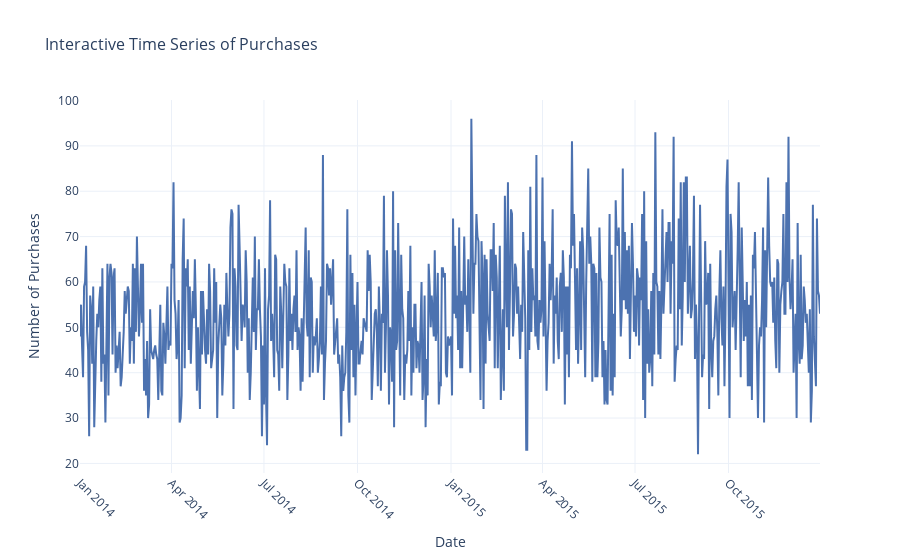

The code cell stored with this chart in its notebook:
### Code cell
# Group by date and count the number of transactions per day
daily_counts = data.groupby(data['Date'].dt.date).size().reset_index(name="Number of Purchases")

# Create an interactive line plot
fig = px.line(daily_counts, x="Date", y="Number of Purchases",
              markers=False, 
              title="Interactive Time Series of Purchases",
              labels={"Date": "Date", "Number of Purchases": "Number of Purchases"},
              template="plotly_white")

# Customize marker size and line width
fig.update_traces(marker=dict(size=8), line=dict(width=2, color="#4c72b0"))

# Update layout for better readability
fig.update_layout(
    xaxis=dict(showgrid=True, tickangle=45),
    yaxis=dict(showgrid=True),
    title_font=dict(size=16),
    font=dict(size=12),
    hovermode="x unified"
)

# Show the interactive plot
fig.show()

### Figure 1 — Plotly figure (JSON) as saved in the notebook; plotly's stock layout.template omitted (floating-point values rounded to 4 significant figures; data arrays with more than 128 entries replaced by an {"elided": "..."} marker saying what was removed)
{"data": [{"hovertemplate": "Date=%{x}<br>Number of Purchases=%{y}<extra></extra>", "legendgroup": "", "line": {"color": "#4c72b0", "dash": "solid", "width": 2}, "marker": {"size": 8, "symbol": "circle"}, "mode": "lines", "name": "", "orientation": "v", "showlegend": false, "type": "scatter", "x": {"elided": "728 str values"}, "xaxis": "x", "y": {"elided": "728 int values"}, "yaxis": "y"}], "layout": {"font": {"size": 12}, "hovermode": "x unified", "legend": {"tracegroupgap": 0}, "title": {"font": {"size": 16}, "text": "Interactive Time Series of Purchases"}, "xaxis": {"anchor": "y", "domain": [0, 1], "showgrid": true, "tickangle": 45, "title": {"text": "Date"}}, "yaxis": {"anchor": "x", "domain": [0, 1], "showgrid": true, "title": {"text": "Number of Purchases"}}}}
